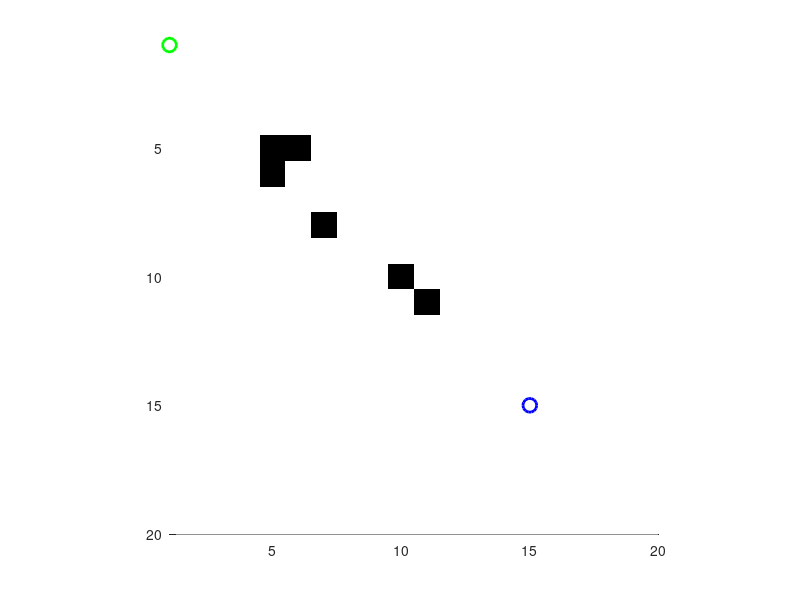

Write MATLAB code to recreate this figure. (Note: this script raises an error after producing the figure.)
function hybridAStar()
    % Define the grid size and resolution
    gridSize = [20, 20];
    resolution = 1;
    
    % Define the start and goal positions and orientations
    start = [1, 1, 0];  % [x, y, theta]
    goal = [15, 15, pi/2];  % [x, y, theta]
    
    % Define the obstacles
    obstacles = [5, 5; 5, 6; 6, 5; 7, 8; 10, 10; 11, 11];
    
    % Create the grid
    grid = ones(gridSize);
    for i = 1:size(obstacles, 1)
        grid(obstacles(i, 1), obstacles(i, 2)) = 0;
    end
    
    % Initialize open and closed lists
    openList = [];
    closedList = zeros(gridSize);
    
    % Initialize the start node
    startNode = createNode(start, [], 0, heuristic(start, goal));
    openList = [openList; startNode];
    
    % Initialize the figure for animation
    figure;
    axis equal;
    axis([1 gridSize(1) 1 gridSize(2)]);
    set(gca, 'YDir', 'reverse');
    hold on;
    colormap(gray);
    imagesc(grid');
    plot(start(1), start(2), 'go', 'MarkerSize', 10, 'LineWidth', 2);
    plot(goal(1), goal(2), 'bo', 'MarkerSize', 10, 'LineWidth', 2);
    
    % Variable to store frames for GIF
    frames = [];
    filename = 'hybrid_astar_animation.gif';
    
    while ~isempty(openList)
        % Find the node with the lowest f cost
        [~, idx] = min([openList.f]);
        currentNode = openList(idx);
        openList(idx) = [];
        
        % Check if we have reached the goal
        if distance(currentNode.position, goal) < resolution
            path = reconstructPath(currentNode);
            plotPath(grid, path, start, goal, frames, filename);
            return;
        end
        
        % Add the current node to the closed list
        closedList(round(currentNode.position(1)), round(currentNode.position(2))) = 1;
        
        % Get the neighbors of the current node
        neighbors = getNeighbors(currentNode.position, gridSize, resolution);
        for i = 1:size(neighbors, 1)
            neighborPos = neighbors(i, :);
            
            if isObstacle(neighborPos, grid)
                continue; % Skip obstacles
            end
            
            gCost = currentNode.g + distance(currentNode.position, neighborPos);
            hCost = heuristic(neighborPos, goal);
            neighborNode = createNode(neighborPos, currentNode, gCost, hCost);
            
            if isNodeInList(neighborNode, openList)
                existingNode = openList(isNodeInList(neighborNode, openList));
                if neighborNode.g < existingNode.g
                    openList(isNodeInList(neighborNode, openList)) = neighborNode;
                end
            else
                openList = [openList; neighborNode];
            end
        end
        
        % Plot the current node
        plot(currentNode.position(1), currentNode.position(2), 'rx');
        
        % Capture the frame for the GIF
        frame = getframe(gcf);
        frames = [frames, frame];
    end
    
    disp('No path found');
end

function node = createNode(position, parent, g, h)
    node.position = position;
    node.parent = parent;
    node.g = g;
    node.h = h;
    node.f = g + h;
end

function h = heuristic(pos, goal)
    h = norm(pos(1:2) - goal(1:2)); % Euclidean distance
end

function neighbors = getNeighbors(position, gridSize, resolution)
    directions = [resolution, 0, 0; -resolution, 0, 0; 0, resolution, pi/4; 0, -resolution, -pi/4];
    neighbors = [];
    
    for i = 1:size(directions, 1)
        newPos = position + directions(i, :);
        if newPos(1) >= 1 && newPos(1) <= gridSize(1) && ...
           newPos(2) >= 1 && newPos(2) <= gridSize(2)
            neighbors = [neighbors; newPos];
        end
    end
end

function isObs = isObstacle(position, grid)
    x = round(position(1));
    y = round(position(2));
    if x < 1 || x > size(grid, 1) || y < 1 || y > size(grid, 2)
        isObs = true;
    else
        isObs = grid(x, y) == 0;
    end
end

function path = reconstructPath(node)
    path = [];
    while ~isempty(node)
        path = [node.position; path];
        node = node.parent;
    end
end

function isInList = isNodeInList(node, list)
    isInList = false;
    for i = 1:length(list)
        if isequal(list(i).position, node.position)
            isInList = i;
            break;
        end
    end
end

function plotPath(grid, path, start, goal, frames, filename)
    plot(path(:,1), path(:,2), 'r', 'LineWidth', 2);
    
    % Capture the final frame with the path
    frame = getframe(gcf);
    frames = [frames, frame];
    
    % Save the frames as a GIF
    for i = 1:length(frames)
        [imind, cm] = rgb2ind(frames(i).cdata, 256);
        if i == 1
            imwrite(imind, cm, filename, 'gif', 'Loopcount', inf);
        else
            imwrite(imind, cm, filename, 'gif', 'WriteMode', 'append');
        end
    end
end

function dist = distance(pos1, pos2)
    dist = norm(pos1(1:2) - pos2(1:2));
end

% Run the Hybrid A* algorithm
hybridAStar();
